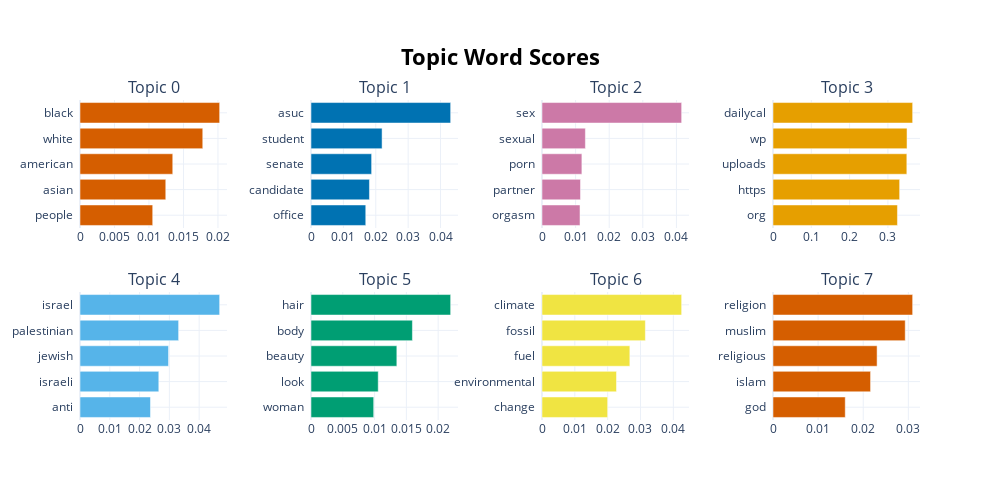

Here is the notebook cell this chart was saved with:
### Markdown cell above
### Visualize Terms

We can visualize the selected terms for a few topics by creating bar charts out of the c-TF-IDF scores for each topic representation. Insights can be gained from the relative c-TF-IDF scores between and within topics. Moreover, you can easily compare topic representations to each other. To visualize this hierarchy, run the following:

### Code cell
topic_model.visualize_barchart()

### Figure 1 — Plotly figure (JSON) as saved in the notebook; plotly's stock layout.template omitted (floating-point values rounded to 4 significant figures)
{"data": [{"marker": {"color": "#D55E00"}, "orientation": "h", "type": "bar", "x": [0.01054, 0.01243, 0.01345, 0.0178, 0.02025], "xaxis": "x", "y": ["people  ", "asian  ", "american  ", "white  ", "black  "], "yaxis": "y"}, {"marker": {"color": "#0072B2"}, "orientation": "h", "type": "bar", "x": [0.01691, 0.01805, 0.01872, 0.02195, 0.04313], "xaxis": "x2", "y": ["office  ", "candidate  ", "senate  ", "student  ", "asuc  "], "yaxis": "y2"}, {"marker": {"color": "#CC79A7"}, "orientation": "h", "type": "bar", "x": [0.01131, 0.01146, 0.01187, 0.01291, 0.04156], "xaxis": "x3", "y": ["orgasm  ", "partner  ", "porn  ", "sexual  ", "sex  "], "yaxis": "y3"}, {"marker": {"color": "#E69F00"}, "orientation": "h", "type": "bar", "x": [0.3249, 0.3306, 0.3494, 0.3499, 0.3645], "xaxis": "x4", "y": ["org  ", "https  ", "uploads  ", "wp  ", "dailycal  "], "yaxis": "y4"}, {"marker": {"color": "#56B4E9"}, "orientation": "h", "type": "bar", "x": [0.02366, 0.02645, 0.02973, 0.03311, 0.04688], "xaxis": "x5", "y": ["anti  ", "israeli  ", "jewish  ", "palestinian  ", "israel  "], "yaxis": "y5"}, {"marker": {"color": "#009E73"}, "orientation": "h", "type": "bar", "x": [0.009862, 0.01057, 0.0135, 0.01595, 0.02197], "xaxis": "x6", "y": ["woman  ", "look  ", "beauty  ", "body  ", "hair  "], "yaxis": "y6"}, {"marker": {"color": "#F0E442"}, "orientation": "h", "type": "bar", "x": [0.02, 0.0227, 0.02676, 0.03148, 0.04254], "xaxis": "x7", "y": ["change  ", "environmental  ", "fuel  ", "fossil  ", "climate  "], "yaxis": "y7"}, {"marker": {"color": "#D55E00"}, "orientation": "h", "type": "bar", "x": [0.01601, 0.02163, 0.02307, 0.02931, 0.03095], "xaxis": "x8", "y": ["god  ", "islam  ", "religious  ", "muslim  ", "religion  "], "yaxis": "y8"}], "layout": {"annotations": [{"font": {"size": 16}, "showarrow": false, "text": "Topic 0", "x": 0.0875, "xanchor": "center", "xref": "paper", "y": 1, "yanchor": "bottom", "yref": "paper"}, {"font": {"size": 16}, "showarrow": false, "text": "Topic 1", "x": 0.3625, "xanchor": "center", "xref": "paper", "y": 1, "yanchor": "bottom", "yref": "paper"}, {"font": {"size": 16}, "showarrow": false, "text": "Topic 2", "x": 0.6375, "xanchor": "center", "xref": "paper", "y": 1, "yanchor": "bottom", "yref": "paper"}, {"font": {"size": 16}, "showarrow": false, "text": "Topic 3", "x": 0.9125, "xanchor": "center", "xref": "paper", "y": 1, "yanchor": "bottom", "yref": "paper"}, {"font": {"size": 16}, "showarrow": false, "text": "Topic 4", "x": 0.0875, "xanchor": "center", "xref": "paper", "y": 0.4, "yanchor": "bottom", "yref": "paper"}, {"font": {"size": 16}, "showarrow": false, "text": "Topic 5", "x": 0.3625, "xanchor": "center", "xref": "paper", "y": 0.4, "yanchor": "bottom", "yref": "paper"}, {"font": {"size": 16}, "showarrow": false, "text": "Topic 6", "x": 0.6375, "xanchor": "center", "xref": "paper", "y": 0.4, "yanchor": "bottom", "yref": "paper"}, {"font": {"size": 16}, "showarrow": false, "text": "Topic 7", "x": 0.9125, "xanchor": "center", "xref": "paper", "y": 0.4, "yanchor": "bottom", "yref": "paper"}], "height": 500, "hoverlabel": {"bgcolor": "white", "font": {"family": "Rockwell", "size": 16}}, "showlegend": false, "title": {"font": {"color": "Black", "size": 22}, "text": "<b>Topic Word Scores", "x": 0.5, "xanchor": "center", "yanchor": "top"}, "width": 1000, "xaxis": {"anchor": "y", "domain": [0, 0.175], "showgrid": true}, "xaxis2": {"anchor": "y2", "domain": [0.275, 0.45], "showgrid": true}, "xaxis3": {"anchor": "y3", "domain": [0.55, 0.725], "showgrid": true}, "xaxis4": {"anchor": "y4", "domain": [0.825, 1], "showgrid": true}, "xaxis5": {"anchor": "y5", "domain": [0, 0.175], "showgrid": true}, "xaxis6": {"anchor": "y6", "domain": [0.275, 0.45], "showgrid": true}, "xaxis7": {"anchor": "y7", "domain": [0.55, 0.725], "showgrid": true}, "xaxis8": {"anchor": "y8", "domain": [0.825, 1], "showgrid": true}, "yaxis": {"anchor": "x", "domain": [0.6, 1], "showgrid": true}, "yaxis2": {"anchor": "x2", "domain": [0.6, 1], "showgrid": true}, "yaxis3": {"anchor": "x3", "domain": [0.6, 1], "showgrid": true}, "yaxis4": {"anchor": "x4", "domain": [0.6, 1], "showgrid": true}, "yaxis5": {"anchor": "x5", "domain": [0, 0.4], "showgrid": true}, "yaxis6": {"anchor": "x6", "domain": [0, 0.4], "showgrid": true}, "yaxis7": {"anchor": "x7", "domain": [0, 0.4], "showgrid": true}, "yaxis8": {"anchor": "x8", "domain": [0, 0.4], "showgrid": true}}}
